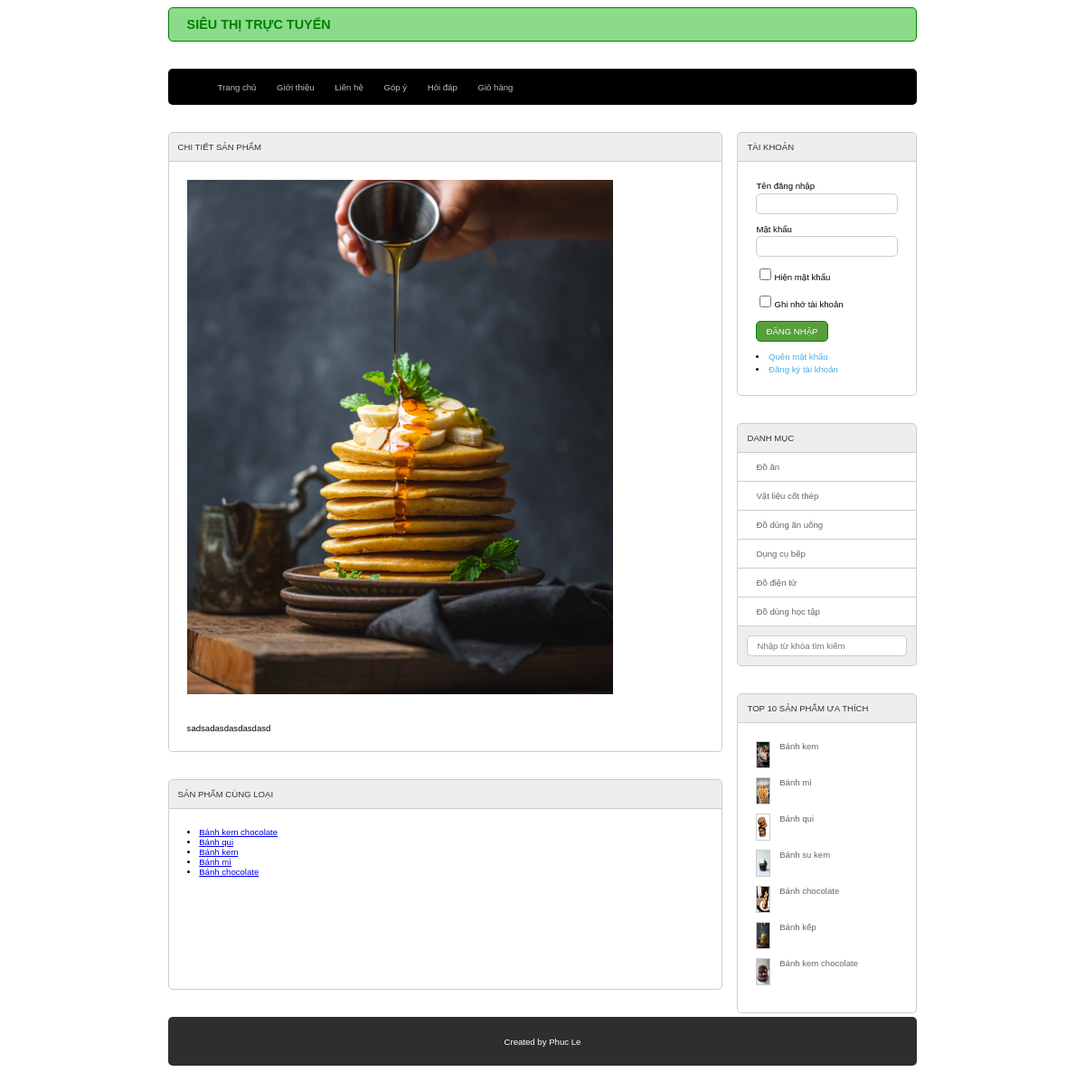
Page /index.php?act=sanphamct&idsp=7 on the committed database.
### tables this page shows
CREATE TABLE `sanpham` (
  `id` int(10) NOT NULL,
  `name` varchar(255) NOT NULL,
  `price` double(10,2) DEFAULT 0.00,
  `img` varchar(255) DEFAULT NULL,
  `mota` text DEFAULT NULL,
  `luotxem` int(10) DEFAULT 0,
  `iddm` int(10) NOT NULL
);

CREATE TABLE `danhmuc` (
  `id` int(10) NOT NULL,
  `name` varchar(255) NOT NULL
);

### model/pdo.php (called while the page is built, shortened)
<?php
function pdo_get_connection(){
    $dburl = "mysql:host=localhost;dbname=demoduan;charset=utf8";
    $username = 'root';
    $password = '';
    $conn = new PDO($dburl, $username, $password);
    $conn->setAttribute(PDO::ATTR_ERRMODE, PDO::ERRMODE_EXCEPTION);
    return $conn;
}
function pdo_query($sql){
    $sql_args = array_slice(func_get_args(), 1);
    try{
        $conn = pdo_get_connection();
        $stmt = $conn->prepare($sql);
        $stmt->execute($sql_args);
        $rows = $stmt->fetchAll();
        return $rows;
    }
    catch(PDOException $e){
        throw $e;
    }
    finally{
        unset($conn);
    }
}
function pdo_query_one($sql){
    $sql_args = array_slice(func_get_args(), 1);
    try{
        $conn = pdo_get_connection();
        $stmt = $conn->prepare($sql);
        $stmt->execute($sql_args);
        $row = $stmt->fetch(PDO::FETCH_ASSOC);
        return $row;
    }
    catch(PDOException $e){
        throw $e;
    }
    finally{
        unset($conn);
    }
}

### model/sanpham.php (called while the page is built, shortened)
<?php
    function loadOne_sanpham($id){
        $sql="SELECT * FROM sanpham WHERE id=".$id;
        $sp=pdo_query_one($sql);
        return $sp;
    }
    function load_sanpham_cungloai($id,$iddm){
        $sql="SELECT * FROM sanpham WHERE iddm=$iddm AND id <> ".$id;
        $listsanpham=pdo_query($sql);
        return $listsanpham;
    }
    function loadAll_sanpham_honme(){
        $sql='SELECT * FROM sanpham WHERE 1 ORDER BY id DESC LIMIT 0,9';
        $listsanpham=pdo_query($sql);
        return $listsanpham;
    }
    function loadAll_sanpham_top10(){
        $sql="SELECT * FROM sanpham WHERE 1 ORDER BY luotxem LIMIT 0,10";
        $listsanpham=pdo_query($sql);
        return $listsanpham;
    }
?>

### global.php (called while the page is built)
<?php
    $img_path="./uploads/";
?>

### model/danhmuc.php (called while the page is built, shortened)
<?php
    function loadAll_danhmuc(){
        $sql="SELECT * FROM danhmuc ORDER BY id DESC";
        $listdanhmuc=pdo_query($sql);
        return $listdanhmuc;
    }
?>

### view/boxright.php (the view, shortened to what this page needs)
<div class="row mb">
    <div class="boxtitle">TÀI KHOẢN</div>
    <div class="boxcontent formtaikhoan">
        <?php
            if(isset($_SESSION['user'])){
                extract($_SESSION['user']);
        ?>
            <div class="row mb10">
                Xin chào, <?= $user?>
            </div>
            <div class="row mb10">
                <li><a href="index.php?act=doimk">Đổi mật khẩu</a></li>
                <li><a href="index.php?act=edit_taikhoan">Cập nhật tài khoản</a></li>
                <?php
                    if($role==1){
                ?>
                <li><a href="admin/index.php">Đăng nhập admin</a></li>
                <?php
                    }
                ?>
                <li><a href="index.php?act=thoat">Thoát</a></li>
            </div>
        <?php
            }else{
        ?>
        <form action="index.php?act=dangnhap" method="post">
            <div class="row mb10">
                <label for="">Tên đăng nhập</label><br>
                <input type="text" name="user" required><br>
            </div>
            <div class="row mb10">
                <label for="">Mật khẩu</label><br>
                <input class="pass" type="password" name="pass" required><br>
            </div>
            <div class="row mb10">
                <input class="check" type="checkbox"><label for="">Hiện mật khẩu</label><br>
            </div>
            <div class="row mb10">
                <input class="check" type="checkbox"><label for="">Ghi nhớ tài khoản</label><br>
            </div>
            <div class="row mb10">
                <input type="submit" value="ĐĂNG NHẬP" name="dangnhap">
            </div>
        </form>
        <li><a href="index.php?act=quenmk">Quên mật khẩu</a></li>
        <li><a href="index.php?act=dangky">Đăng ký tài khoản</a></li>
        <?php }  ?>
    </div>
</div>
<div class="row mb">
    <div class="boxtitle">DANH MỤC</div>
    <div class="boxcontent2 menudoc">
        <ul>
            <?php
                foreach ($dsdm as $dm) {
                    extract($dm);
                    $linkdm="index.php?act=sanpham&iddm=".$id;
                    echo '<li><a href="'.$linkdm.'">'.$name.'</a></li>';
                }
            ?>
        </ul>
    </div>
    <div class="boxfooter searchbox">
        <form action="index.php?act=sanpham" method="post">
            <input type="text" name="kyw" placeholder="Nhập từ khóa tìm kiếm" required>
        </form>
    </div>
</div>
<div class="row">
    <div class="boxtitle">TOP 10 SẢN PHẨM ƯA THÍCH</div>
    <div class="boxcontent row">
        <?php
            foreach($dstop10 as $sp){
                extract($sp);
                $linksp="index.php?act=sanphamct&idsp=".$id;
                $img=$img_path.$img;
                echo '<div class="row mb10 top10">
                        <img src="'.$img.'" alt="">
                        <a href="'.$linksp.'">'.$name.'</a>
                    </div>';
            }
        ?>
    </div>
</div>

### view/sanphamct.php (shortened to what this page needs)
<div class="row mb">
    <div class="boxtrai mr">
        <div class="row mb">
            <?php
                extract($onesp);
            ?>
            <div class="boxtitle">CHI TIẾT SẢN PHẨM</div>
                <div class="row boxcontent">
                    <?php
                        $img=$img_path.$img;
                        echo '<div class="row mb spct"><img src="'.$img.'" alt=""></div>';
                    ?>
                <div class="row">
                    <?php
                        echo $mota;
                    ?>
                </div>
            </div>
        </div>
        <div class="row mb">
            <div class="boxtitle">SẢN PHẨM CÙNG LOẠI</div>
            <div class="row boxcontent">
                <?php
                    $spCungLoai=load_sanpham_cungloai($id,$iddm);
                    foreach($spCungLoai as $sp){
                        extract($sp);
                        $linksp="index.php?act=sanphamct&idsp=".$id;
                        echo '<li><a href="'.$linksp.'">'.$name.'</a></li>';
                    }
                ?>
            </div>
        </div>
    </div>
    <div class="boxphai">
        <?php include 'boxright.php';?>
    </div>

### view/css/style.css (style rules this page uses)
* { box-sizing: border-box; font-family: sans-serif; font-size: 0.8vw; }
.row { float: left; width: 100%; }
.mb { margin-bottom: 30px; }
.mr { margin-right: 2%; }
.boxphai { float: left; width: 24%; }
.boxtrai { float: left; width: 74%; }
.boxtitle { border-top: 1px solid #ccc; color: #333; padding: 10px; background-color: #EEE; border-top-left-radius: 5px; border-top-right-radius: 5px; border-left: 1px solid #ccc; border-right: 1px solid #ccc; border-bottom: 1px solid #ccc; }
.boxcontent { border-left: 1px #CCC solid; border-bottom: 1px #ccc solid; border-right: 1px #ccc solid; border-bottom-left-radius: 5px; border-bottom-right-radius: 5px; min-height: 200px; padding: 20px; }
.boxcontent2 { border-left: 1px #CCC solid; border-right: 1px #ccc solid; background-color: #eee; }
.boxfooter { padding: 10px; background-color: #eee; border-bottom-left-radius: 5px; border-bottom-right-radius: 5px; border-left: 1px solid #ccc; border-right: 1px solid #ccc; border-bottom: 1px solid #ccc; }
.mb10 { margin-bottom: 10px; }
.formtaikhoan { line-height: 150%; }
.formtaikhoan input[type='checkbox'] { cursor: pointer; }
.formtaikhoan input[type="text"], .formtaikhoan input[type="password"], .formtaikhoan input[type="email"], .formtaikhoan input[type="file"], .formcontent input[type="text"] { width: 100%; border: 1px #ccc solid; padding: 5px; border-radius: 5px; }
.formtaikhoan input[type="submit"], .formcontent input[type="submit"], .formcontent input[type="reset"], .formcontent input[type="button"] { padding: 5px 10px; border-radius: 5px; background-color: rgb(88, 158, 60); border: 1px solid green; color: white; cursor: pointer; }
.formtaikhoan li a { color: rgb(72, 174, 233); text-decoration: none; }
.menudoc ul { margin: 0; list-style-type: none; padding: 0; }
.menudoc ul li { padding: 10px 20px; background-color: #ffffff; border-bottom: 1px #ccc solid; }
.menudoc ul li a { color: #666; text-decoration: none; }
.searchbox input[type='text'] { width: 100%; padding: 5px 10px; background-color: #eee; border: 1px solid #ccc; border-radius: 5px; background-color: white; }
.top10 img { width: 10%; height: 30px; float: left; margin-right: 10px; border: #CCC 1px solid; }
.top10 a { color: #666; text-decoration: none; }

### rows in the picture
sanpham: mota "sadsadasdasdasdasd", shows a picture, name "Bánh kếp"
sanpham: name "Bánh kem chocolate", shows a picture
sanpham: name "Bánh qui", shows a picture
sanpham: name "Bánh kem", shows a picture
sanpham: name "Bánh mì", shows a picture
sanpham: name "Bánh chocolate", shows a picture
danhmuc: name "Đồ ăn"
danhmuc: name "Vật liệu cốt thép"
danhmuc: name "Đồ dùng ăn uống"
danhmuc: name "Dụng cụ bếp"
danhmuc: name "Đồ điện tử"
danhmuc: name "Đồ dùng học tập"
sanpham: shows a picture, name "Bánh su kem"
